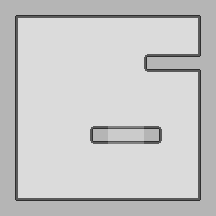

This is a level from a 2D game, rendered from its Tiled map with the project's own tilesets. A one-line summary and the map file follow, with tile-layer data summarised:
An orthogonal 12x12 tile map with 18x18 px tiles, 3 tile layers (bg, pq, tr).

<map version="1.0" orientation="orthogonal" width="12" height="12" tilewidth="18" tileheight="18">
 <tileset firstgid="1" source="tiles.tsx" />
 <layer name="bg" width="12" height="12">
  <data>[144 cells, 144 non-empty, 1 distinct tile ids]</data>
 </layer>
 <layer name="pq" width="12" height="12">
  <data>[144 cells, 49 non-empty, 12 distinct tile ids]</data>
 </layer>
 <layer name="tr" width="12" height="12">
  <data>[144 cells, 2 non-empty, 1 distinct tile ids]</data>
 </layer>
</map>